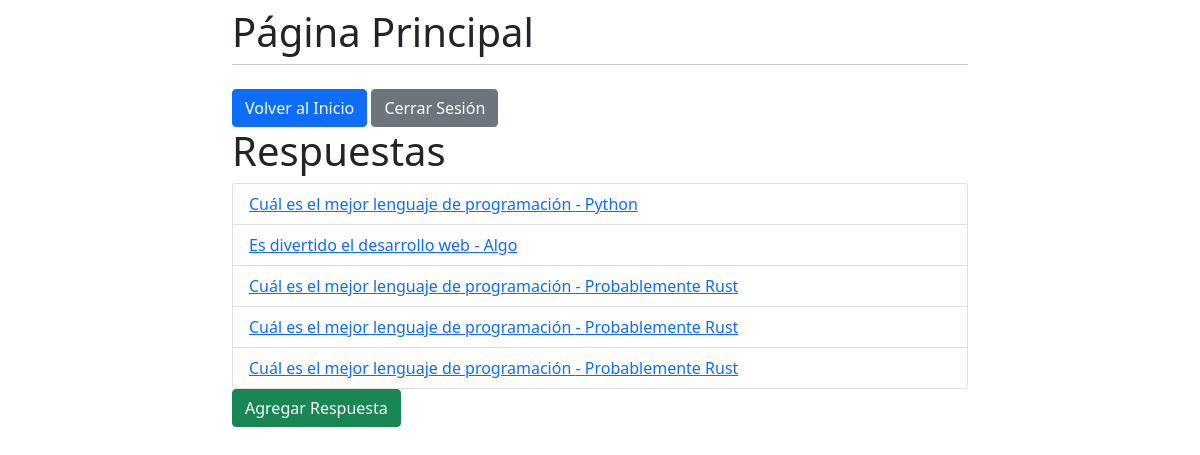
Page / (signed in) on the earlier database version.
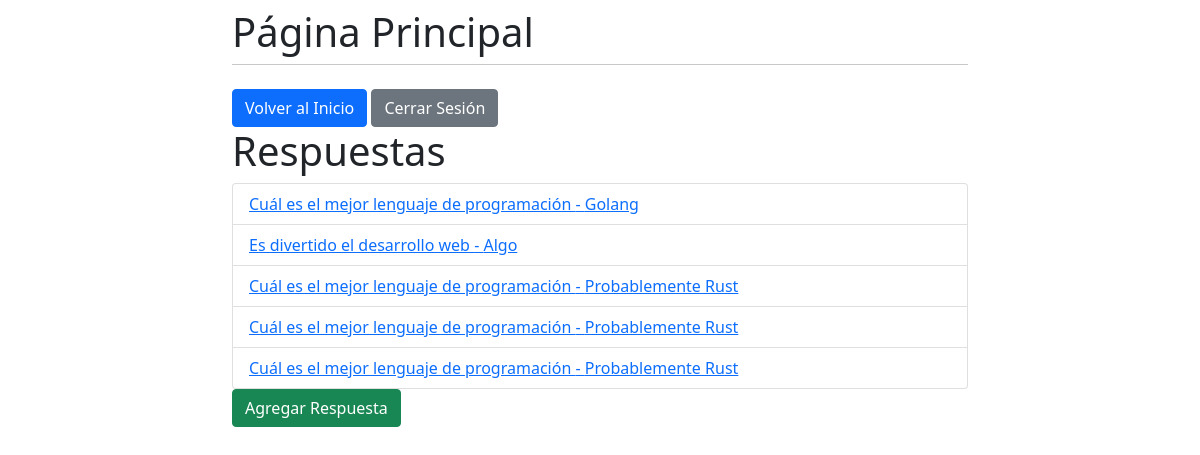
Same page on the later database version.
### preguntas/models.py (models this page shows, shortened)
class Choice(models.Model):
    user = models.ForeignKey(User, on_delete=models.CASCADE)
    question = models.ForeignKey(Question, on_delete=models.CASCADE)
    choice_text = models.CharField(max_length=200)
    votes = models.IntegerField(default=0)
    def __str__(self):
        return self.choice_text

class Question(models.Model):
    question_text = models.CharField(max_length=200)
    pub_date = models.DateTimeField('date published')
    def __str__(self):
        return self.question_text

### preguntas/views.py (the view)
# urls.py: path('', views.ListarRespuestas.as_view(), name='index'),
class ListarRespuestas(LoginRequiredMixin, ListView):
    model = Choice
    template_name = 'listar_respuestas.html'
    def get_queryset(self):
        return Choice.objects.filter(user=self.request.user)

### templates/listar_respuestas.html
{% extends 'base_generic.html' %}
{% block content %}
<h1>Respuestas</h1>
<ul class="list-group">
    {% for choice in object_list %}
        <li class="list-group-item"><a href="{% url 'detalle-respuesta' choice.id %}">{{ choice.question }} - {{ choice }}</a></li>
    {% empty %}
        <li>Todavía no respondes ninguna pregunta.</li>
    {% endfor %}
    </ul>
    <a href="{% url 'agregar-respuesta' %}"><button type="button" class="btn btn-success">Agregar Respuesta</button></a>
{% endblock %}

Differences in the rows shown:
changed Choice: choice_text "Python" → "Golang"
